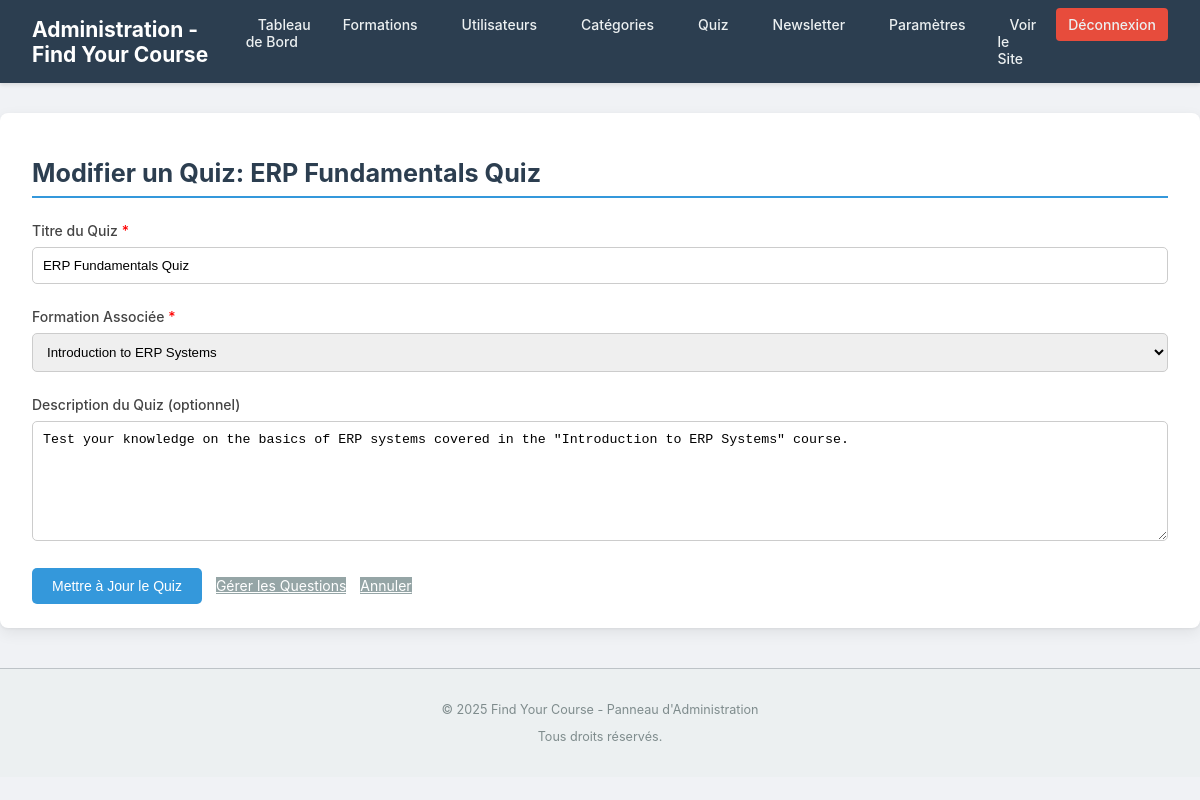
Screenshot of /admin/edit_quiz.php?id=1 (signed in) with the database file from the repository.
### tables this page shows
CREATE TABLE `quizzes` (
  `id` INT AUTO_INCREMENT PRIMARY KEY,
  `course_id` INT NOT NULL UNIQUE COMMENT 'Each course can have one main quiz',
  `title` VARCHAR(255) NOT NULL,
  `description` TEXT DEFAULT NULL,
  FOREIGN KEY (`course_id`) REFERENCES `courses`(`id`) ON DELETE CASCADE ON UPDATE CASCADE
);

CREATE TABLE `courses` (
  `id` INT AUTO_INCREMENT PRIMARY KEY,
  `title` VARCHAR(255) NOT NULL,
  `description` TEXT DEFAULT NULL,
  `content_type` ENUM('video', 'text', 'interactive', 'mixed') NOT NULL DEFAULT 'text' COMMENT 'Type of main content (video, text, etc.)',
  `content_body` LONGTEXT DEFAULT NULL COMMENT 'Main textual content of the course, if applicable (e.g., for text or mixed types)',
  `content_url` VARCHAR(255) DEFAULT NULL COMMENT 'URL to video or main interactive content resource',
  `thumbnail_url` VARCHAR(255) DEFAULT 'assets/images/default_thumbnail.jpg' COMMENT 'Path to course thumbnail image',
  `category_id` INT DEFAULT NULL,
  `duration_minutes` INT DEFAULT NULL COMMENT 'Approximate duration of the course in minutes (e.g., >20 min)',
  `is_premium` BOOLEAN DEFAULT FALSE COMMENT 'True if the course requires a premium subscription',
  `created_at` TIMESTAMP DEFAULT CURRENT_TIMESTAMP,
  `updated_at` TIMESTAMP DEFAULT CURRENT_TIMESTAMP ON UPDATE CURRENT_TIMESTAMP,
  FOREIGN KEY (`category_id`) REFERENCES `categories`(`id`) ON DELETE SET NULL ON UPDATE CASCADE
);

### admin/edit_quiz.php (the view, shortened to what this page needs)
<?php
$admin_page_title = "Modifier un Quiz";
require_once '../includes/admin_header.php';
$quiz_id_to_edit = filter_input(INPUT_GET, 'id', FILTER_VALIDATE_INT);
$quiz_data = null;
$stmt_fetch = $conn->prepare("SELECT id, title, description, course_id FROM quizzes WHERE id = ?");
$stmt_fetch->bind_param("i", $quiz_id_to_edit);
$stmt_fetch->execute();
$result_fetch = $stmt_fetch->get_result();
if ($result_fetch->num_rows === 1) {
    $quiz_data = $result_fetch->fetch_assoc();
} else {
    $_SESSION['message'] = '<p class="admin-error-message">Quiz non trouvé.</p>';
    redirect(getBaseUrl() . '/admin/manage_quizzes.php');
    exit;
}
$quiz_title = $quiz_data['title'];
$quiz_description = $quiz_data['description'];
$quiz_course_id_current = $quiz_data['course_id'];
$courses_for_quiz = [];
$sql_courses = "SELECT id, title FROM courses WHERE id = ? OR id NOT IN (SELECT DISTINCT course_id FROM quizzes WHERE id != ?) ORDER BY title ASC";
$stmt_courses_dd = $conn->prepare($sql_courses);
$stmt_courses_dd->bind_param("ii", $quiz_course_id_current, $quiz_id_to_edit);
$stmt_courses_dd->execute();
$course_result = $stmt_courses_dd->get_result();
if ($course_result) {
    while ($row = $course_result->fetch_assoc()) {
        $courses_for_quiz[] = $row;
    }
}
?>
<h2><?php echo htmlspecialchars($admin_page_title); ?>: <?php echo htmlspecialchars($quiz_data['title']); ?></h2>
<form action="edit_quiz.php?id=<?php echo $quiz_id_to_edit; ?>" method="POST" class="admin-form">
    <div class="form-group">
        <label for="quiz_title">Titre du Quiz <span style="color:red;">*</span></label>
        <input type="text" id="quiz_title" name="quiz_title" value="<?php echo htmlspecialchars($quiz_title); ?>" required>
    </div>
    <div class="form-group">
        <label for="quiz_course_id">Formation Associée <span style="color:red;">*</span></label>
        <select id="quiz_course_id" name="quiz_course_id" required>
            <?php foreach ($courses_for_quiz as $course): ?>
                <option value="<?php echo $course['id']; ?>" <?php echo ($quiz_course_id_current == $course['id']) ? 'selected' : ''; ?>>
                    <?php echo htmlspecialchars($course['title']); ?>
                </option>
            <?php endforeach; ?>
        </select>
    </div>
    <div class="form-group">
        <label for="quiz_description">Description du Quiz (optionnel)</label>
        <textarea id="quiz_description" name="quiz_description" rows="4"><?php echo htmlspecialchars($quiz_description); ?></textarea>
    </div>
    <div class="form-actions">
        <button type="submit" class="admin-button-primary">Mettre à Jour le Quiz</button>
        <a href="manage_questions.php?quiz_id=<?php echo $quiz_id_to_edit; ?>" class="admin-button-secondary" style="margin-left:10px;">Gérer les Questions</a>
        <a href="manage_quizzes.php" class="admin-button-secondary" style="margin-left:10px;">Annuler</a>
    </div>
</form>
<?php
require_once '../includes/admin_footer.php';
?>

### assets/css/admin_style.css (style rules this page uses)
body.admin-body { font-family: -apple-system, BlinkMacSystemFont, "Segoe UI", Roboto, Helvetica, Arial, sans-serif; margin: 0; padding: 0; background-color: #f0f2f5; color: #333; font-size: 14px; }
main.admin-main h2 { font-size: 1.8em; color: #2c3e50; margin-bottom: 1.5rem; padding-bottom: 0.5rem; border-bottom: 2px solid #3498db; }
.admin-form .form-group { margin-bottom: 1.5rem; }
.admin-form label { display: block; font-weight: 500; margin-bottom: 0.5rem; color: #444; }
.admin-form input[type="text"], .admin-form input[type="email"], .admin-form input[type="password"], .admin-form input[type="number"], .admin-form input[type="url"], .admin-form textarea, .admin-form select { width: 100%; padding: 10px; border: 1px solid #ccc; border-radius: 5px; box-sizing: border-box; font-size: 0.95em; transition: border-color 0.2s ease, box-shadow 0.2s ease; }
.admin-form textarea { min-height: 120px; resize: vertical; }
.admin-button-primary, .admin-form button[type="submit"] { background-color: #3498db; color: white; padding: 10px 20px; border: none; border-radius: 5px; cursor: pointer; font-size: 1em; font-weight: 500; transition: background-color 0.2s ease; text-decoration: none; display: inline-block; }
.admin-button-secondary { background-color: #95a5a6; color: white; }

### rows the page displays
quizzes: title "ERP Fundamentals Quiz", quiz_title "ERP Fundamentals Quiz", quiz_course_id "Introduction to ERP Systems", quiz_description "Test your knowledge on the basics of ERP systems covered in the \"Introduction to ERP Systems\" course."

### other values shown
$admin_page_title "Modifier un Quiz"
